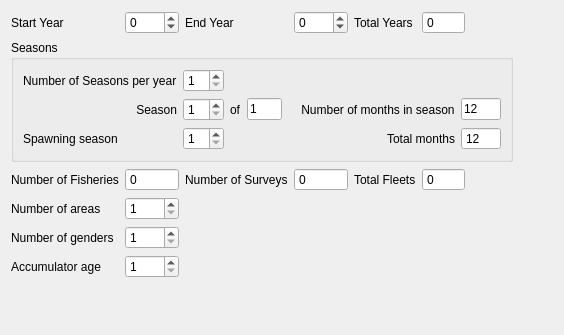
     <widget class="QWidget" name="tab_dimensions">
      <attribute name="title">
       <string>Dimensions</string>
      </attribute>
      <layout class="QVBoxLayout" name="verticalLayout">
       <item>
        <layout class="QGridLayout" name="gridLayout_dimensions">
         <item row="8" column="2">
          <widget class="QLabel" name="label_num_surveys">
           <property name="text">
            <string>Number of Surveys</string>
           </property>
          </widget>
         </item>
         <item row="3" column="5">
          <widget class="QSpinBox" name="spinBox_year_total">
           <property name="readOnly">
            <bool>true</bool>
           </property>
           <property name="buttonSymbols">
            <enum>QAbstractSpinBox::NoButtons</enum>
           </property>
           <property name="maximum">
            <number>200</number>
           </property>
          </widget>
         </item>
         <item row="3" column="4">
          <widget class="QLabel" name="label_year_total">
           <property name="text">
            <string>Total Years</string>
           </property>
          </widget>
         </item>
         <item row="3" column="3">
          <widget class="QSpinBox" name="spinBox_year_end">
           <property name="minimum">
            <number>-2</number>
           </property>
           <property name="maximum">
            <number>3000</number>
           </property>
          </widget>
         </item>
         <item row="3" column="2">
          <widget class="QLabel" name="label_year_end">
           <property name="text">
            <string>End Year</string>
           </property>
          </widget>
         </item>
         <item row="10" column="0">
          <widget class="QLabel" name="label_num_genders">
           <property name="text">
            <string>Number of genders</string>
           </property>
          </widget>
         </item>
         <item row="3" column="1">
          <widget class="QSpinBox" name="spinBox_year_start">
           <property name="minimum">
            <number>-2</number>
           </property>
           <property name="maximum">
            <number>3000</number>
           </property>
          </widget>
         </item>
         <item row="8" column="0">
          <widget class="QLabel" name="label_num_fisheries">
           <property name="text">
            <string>Number of Fisheries</string>
           </property>
          </widget>
         </item>
         <item row="8" column="1">
          <widget class="QSpinBox" name="spinBox_num_fisheries">
           <property name="enabled">
            <bool>true</bool>
           </property>
           <property name="readOnly">
            <bool>true</bool>
           </property>
           <property name="buttonSymbols">
            <enum>QAbstractSpinBox::NoButtons</enum>
           </property>
          </widget>
         </item>
         <item row="10" column="1">
          <widget class="QSpinBox" name="spinBox_num_genders">
           <property name="minimum">
            <number>1</number>
           </property>
           <property name="maximum">
            <number>2</number>
           </property>
          </widget>
         </item>
         <item row="3" column="0">
          <widget class="QLabel" name="label_year_start">
           <property name="text">
            <string>Start Year</string>
           </property>
          </widget>
         </item>
         <item row="9" column="1">
          <widget class="QSpinBox" name="spinBox_num_areas">
           <property name="minimum">
            <number>1</number>
           </property>
           <property name="maximum">
            <number>10</number>
           </property>
           <property name="value">
            <number>1</number>
           </property>
          </widget>
         </item>
         <item row="9" column="0">
          <widget class="QLabel" name="label_num_areas">
           <property name="text">
            <string>Number of areas</string>
           </property>
          </widget>
         </item>
         <item row="8" column="3">
          <widget class="QSpinBox" name="spinBox_num_surveys">
           <property name="readOnly">
            <bool>true</bool>
           </property>
           <property name="buttonSymbols">
            <enum>QAbstractSpinBox::NoButtons</enum>
           </property>
          </widget>
         </item>
         <item row="8" column="4">
          <widget class="QLabel" name="label_total_fleets">
           <property name="text">
            <string>Total Fleets</string>
           </property>
          </widget>
         </item>
         <item row="8" column="5">
          <widget class="QSpinBox" name="spinBox_total_fleets">
           <property name="readOnly">
            <bool>true</bool>
           </property>
           <property name="buttonSymbols">
            <enum>QAbstractSpinBox::NoButtons</enum>
           </property>
          </widget>
         </item>
         <item row="8" column="7">
          <spacer name="horizontalSpacer_dimen">
           <property name="orientation">
            <enum>Qt::Horizontal</enum>
           </property>
           <property name="sizeHint" stdset="0">
            <size>
             <width>40</width>
             <height>20</height>
            </size>
           </property>
          </spacer>
         </item>
         <item row="11" column="0">
          <widget class="QLabel" name="label_max_age">
           <property name="text">
            <string>Accumulator age</string>
           </property>
          </widget>
         </item>
         <item row="11" column="1">
          <widget class="QSpinBox" name="spinBox_max_age">
           <property name="minimum">
            <number>1</number>
           </property>
           <property name="maximum">
            <number>50</number>
           </property>
          </widget>
         </item>
         <item row="4" column="0" colspan="7">
          <widget class="QGroupBox" name="groupBox_seasons">
           <property name="title">
            <string>Seasons</string>
           </property>
           <layout class="QGridLayout" name="gridLayout_3">
            <item row="2" column="0">
             <widget class="QLabel" name="label_season">
              <property name="text">
               <string>Season</string>
              </property>
              <property name="alignment">
               <set>Qt::AlignRight|Qt::AlignTrailing|Qt::AlignVCenter</set>
              </property>
             </widget>
            </item>
            <item row="1" column="1">
             <widget class="QSpinBox" name="spinBox_seas_per_yr">
              <property name="minimum">
               <number>1</number>
              </property>
              <property name="maximum">
               <number>12</number>
              </property>
             </widget>
            </item>
            <item row="2" column="1">
             <widget class="QSpinBox" name="spinBox_season">
              <property name="minimum">
               <number>1</number>
              </property>
              <property name="maximum">
               <number>12</number>
              </property>
             </widget>
            </item>
            <item row="3" column="1">
             <widget class="QSpinBox" name="spinBox_spawn_season">
              <property name="minimum">
               <number>1</number>
              </property>
              <property name="maximum">
               <number>12</number>
              </property>
             </widget>
            </item>
            <item row="3" column="0">
             <widget class="QLabel" name="label_spawn_season">
              <property name="text">
               <string>Spawning season</string>
              </property>
             </widget>
            </item>
            <item row="2" column="4">
             <widget class="QLabel" name="label_num_mo_season">
              <property name="text">
               <string>    Number of months in season</string>
              </property>
             </widget>
            </item>
            <item row="1" column="0">
             <widget class="QLabel" name="label_num_seasons">
              <property name="text">
               <string>Number of Seasons per year</string>
              </property>
             </widget>
            </item>
            <item row="2" column="2">
             <widget class="QLabel" name="label_season_of">
              <property name="text">
               <string>of</string>
              </property>
             </widget>
            </item>
            <item row="2" column="5">
             <widget class="QLineEdit" name="lineEdit_num_mo_season">
              <property name="maximumSize">
               <size>
                <width>40</width>
                <height>16777215</height>
               </size>
              </property>
              <property name="text">
               <string>12</string>
              </property>
             </widget>
            </item>
            <item row="3" column="5">
             <widget class="QSpinBox" name="spinBox_total_months">
              <property name="readOnly">
               <bool>true</bool>
              </property>
              <property name="buttonSymbols">
               <enum>QAbstractSpinBox::NoButtons</enum>
              </property>
              <property name="minimum">
               <number>1</number>
              </property>
              <property name="maximum">
               <number>24</number>
              </property>
              <property name="value">
               <number>12</number>
              </property>
             </widget>
            </item>
            <item row="3" column="4">
             <widget class="QLabel" name="label_total_months">
              <property name="text">
               <string>Total months</string>
              </property>
              <property name="alignment">
               <set>Qt::AlignRight|Qt::AlignTrailing|Qt::AlignVCenter</set>
              </property>
             </widget>
            </item>
            <item row="2" column="3">
             <widget class="QLineEdit" name="lineEdit_total_seasons">
              <property name="maximumSize">
               <size>
                <width>35</width>
                <height>16777215</height>
               </size>
              </property>
              <property name="text">
               <string>1</string>
              </property>
              <property name="readOnly">
               <bool>true</bool>
              </property>
             </widget>
            </item>
           </layout>
          </widget>
         </item>
         <item row="4" column="7">
          <spacer name="horizontalSpacer_dimen_seas">
           <property name="orientation">
            <enum>Qt::Horizontal</enum>
           </property>
           <property name="sizeHint" stdset="0">
            <size>
             <width>40</width>
             <height>20</height>
            </size>
           </property>
          </spacer>
         </item>
        </layout>
       </item>
       <item>
        <spacer name="verticalSpacer_dimen">
         <property name="orientation">
          <enum>Qt::Vertical</enum>
         </property>
         <property name="sizeHint" stdset="0">
          <size>
           <width>20</width>
           <height>46</height>
          </size>
         </property>
        </spacer>
       </item>
      </layout>
     </widget>
